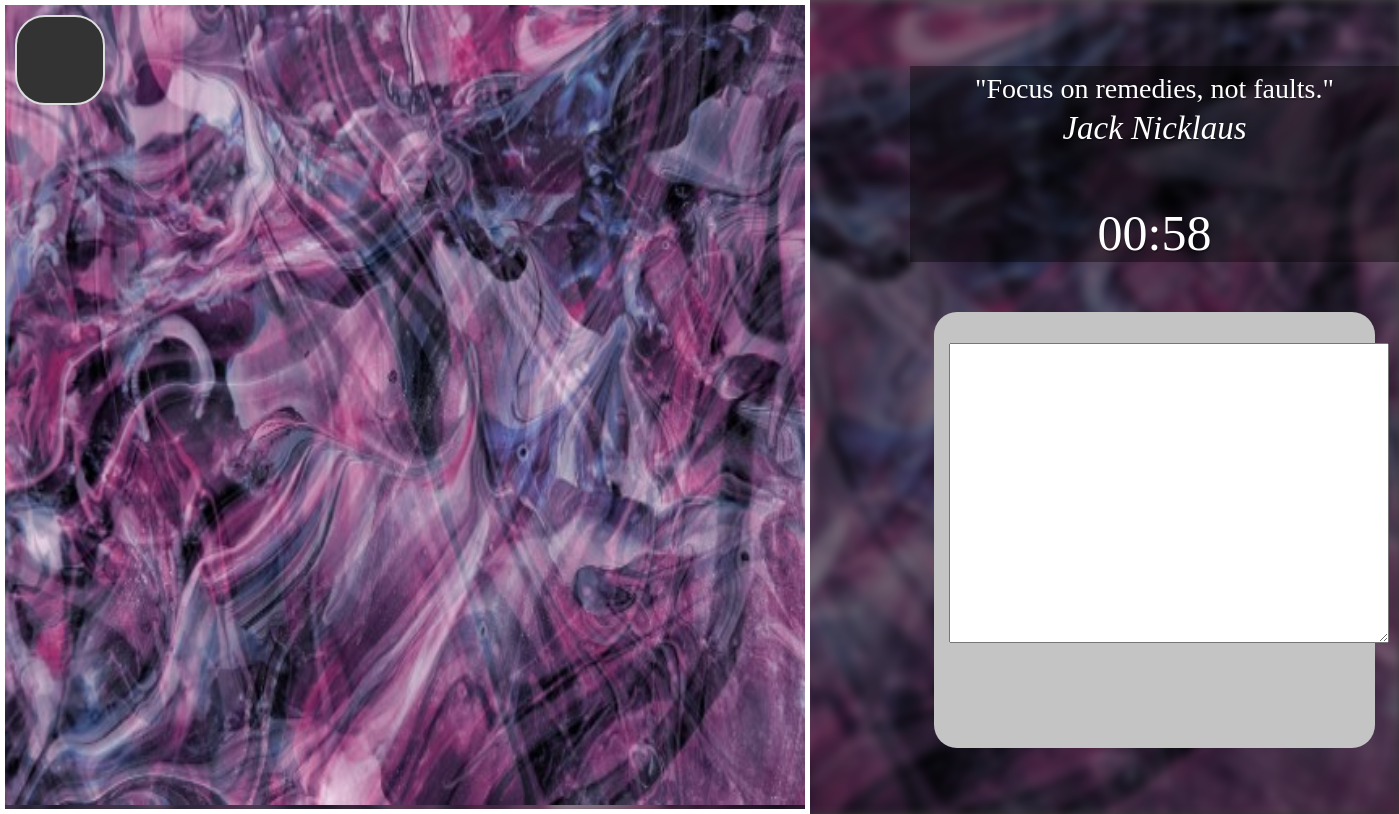
The app's page /userDashboard/meditation/ (signed in) with its own data.
### base/models.py (models this page shows, shortened)
class Image(models.Model):
  image = models.ImageField(upload_to='images/')
  alt_text = models.TextField()
  def image_tag(self):
    return mark_safe('<img src="/../../media/%s" width="200" height="200" />' % (self.image))
  image_tag.allow_tags = True

class Quote(models.Model):
    quote = models.TextField()
    author = models.CharField(max_length=200)
    PDquote = models.BooleanField(default=False)
    def getRandomQuoteWithPD():
      return Quote.objects.all().order_by("?").first()
    def getRandomQuoteNoPD():
      return Quote.objects.filter(PDquote=False).order_by("?").first()

### base/views.py (the view)
# urls.py: path('userDashboard/meditation/', views.meditation, name="meditation"),
def meditation(request):
  quote = Quote.getRandomQuoteWithPD()
  nonPDQuote = Quote.getRandomQuoteNoPD()
  all = Reflection.objects.filter(user=request.user)
  if request.method == "POST":
    form = ReflectionForm(request.POST)
    if form.is_valid():
      reflection = form.save(commit=False)
      reflection.user = request.user
      reflection.save()
      messages.success(request, ("Your reflection has been saved"))
      return redirect('dashboard')
  else:
    form = ReflectionForm
    pic = Image.objects.all().order_by("?").first()
  return render(request, 'base/meditation.html', {'all': all, 'form': form, "quote":quote, 'nonPDQuote':nonPDQuote, 'picture':pic})

### base/templates/base/meditation.html (shortened to what this page needs)
<!DOCTYPE html>
<html lang="en">
<head>
    {% load static %}
    <link rel="stylesheet" href="{% static 'css/meditation_css.css' %}">
</head>
<body>
    <header>
        <button id="home_button" onClick="javascript:history.go(-1);" title="go back to home page">  </button>
    </header>
    <div class="wrappers_dad">
        <div class="wrapper">
            <div class="column1 image">
                <img src="{{picture.image.url}}" alt="" width="800px" height="800px">
            </div>
            <div class="column2">
                <div class="shadow_box">
                    <div class="quote">
                        {% if user.profile.wantPDQuotes %}
                            <p id="quote_text">{{ quote.quote }}</p>
                            <p id="author">{{ quote.author }}</p>
                        {% else %}
                            <p id="quote_text">{{ nonPDQuote.quote }}</p>
                            <p id="author">{{ nonPDQuote.author }}</p>
                        {% endif %}
                    </div>
                    <div class="count_down">
                        <p id="timer">00:59</p>
                    </div>
                </div>
                <div class="textbox_cont">
                    <div id="form">
                        {% if submitted %}
                        Your reflection has been saved.
                        {% else %}
                        <form action="" method="POST">
                            {{ form.as_p }}
                        </form>
                        {% endif %}
                    </div>
                </div>
            </div>
        </div>
    </div>
</body>
</html>

### base/static/css/meditation_css.css (style rules this page uses)
* { box-sizing: border-box; }
body { margin: 0 auto; background: linear-gradient(to bottom, rgba(255,255,255,0.15) 0%, rgba(0,0,0,0.15) 100%), radial-gradient(at top center, rgba(255,255,255,0.40) 0%, rgba(0,0,0,0.40) 120%) #989898; background-blend-mode: multiply,multiply; background-size: cover; font-family: 'Playfair Display'; color: white; text-shadow:1px 2px rgba(0, 0, 0, 0.25); text-align: center; backdrop-filter: blur(10px); }
header { position: absolute; top: 0; left: 0; margin: 15px; }
#home_button { width: 90px; height: 90px; color: white; background: rgb(51, 51, 51); border: 2px solid black; border-color:#dcdede; border-radius: 30px; font-size: 40px; cursor: pointer; }
.wrappers_dad { background-color: rgb(0,0,0); background-color: rgba(0,0,0, 0.4); }
@media screen and (min-width: 896px) { .wrapper { display: grid; align-content: center; align-items: center; place-items: center; grid-template-columns: 0.5fr; column-gap:100px; max-width: 1432px; min-height: 100vh; margin: 0 auto; } }
.column1 { grid-column: 1; grid-row: 1; }
.column2 { grid-column: 2; grid-row: 1; width: 100%; }
.image { border: 5px solid #FFFFFF; }
.quote { font-size: 28px; margin: auto; padding: 2px; }
.shadow_box { background: rgba(0,0,0,0.4); }
.quote p { margin: 5px; padding: 0; }
#author { font-size: 33px; font-style:italic; }
.count_down { font-size: 50px; }
.textbox_cont { background-color: rgba(196, 196, 196); width: 90%; margin: auto; padding: 15px; border-radius: 23px; color: black; text-shadow: none; }

### records on screen
Image: image (picture)
Quote: quote "\"Focus on remedies, not faults.\"", author "Jack Nicklaus"
